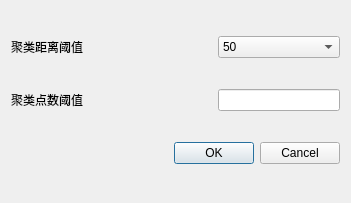
<?xml version="1.0" encoding="UTF-8"?>
<ui version="4.0">
 <class>clusterDialog</class>
 <widget class="QDialog" name="clusterDialog">
  <property name="geometry">
   <rect>
    <x>0</x>
    <y>0</y>
    <width>351</width>
    <height>203</height>
   </rect>
  </property>
  <property name="windowTitle">
   <string>设置聚类参数</string>
  </property>
  <layout class="QGridLayout" name="gridLayout">
   <item row="1" column="0">
    <widget class="QLabel" name="label_2">
     <property name="text">
      <string>聚类点数阈值</string>
     </property>
    </widget>
   </item>
   <item row="2" column="0" colspan="3">
    <widget class="QDialogButtonBox" name="buttonBox">
     <property name="orientation">
      <enum>Qt::Horizontal</enum>
     </property>
     <property name="standardButtons">
      <set>QDialogButtonBox::Cancel|QDialogButtonBox::Ok</set>
     </property>
    </widget>
   </item>
   <item row="1" column="2">
    <widget class="QLineEdit" name="lineEdit"/>
   </item>
   <item row="0" column="2">
    <widget class="QComboBox" name="comboBox">
     <item>
      <property name="text">
       <string>50</string>
      </property>
     </item>
     <item>
      <property name="text">
       <string>70</string>
      </property>
     </item>
     <item>
      <property name="text">
       <string>100</string>
      </property>
     </item>
    </widget>
   </item>
   <item row="0" column="0">
    <widget class="QLabel" name="label">
     <property name="text">
      <string>聚类距离阈值</string>
     </property>
    </widget>
   </item>
   <item row="0" column="1">
    <spacer name="horizontalSpacer">
     <property name="orientation">
      <enum>Qt::Horizontal</enum>
     </property>
     <property name="sizeHint" stdset="0">
      <size>
       <width>40</width>
       <height>20</height>
      </size>
     </property>
    </spacer>
   </item>
  </layout>
 </widget>
 <resources/>
 <connections>
  <connection>
   <sender>buttonBox</sender>
   <signal>accepted()</signal>
   <receiver>clusterDialog</receiver>
   <slot>accept()</slot>
   <hints>
    <hint type="sourcelabel">
     <x>248</x>
     <y>254</y>
    </hint>
    <hint type="destinationlabel">
     <x>157</x>
     <y>274</y>
    </hint>
   </hints>
  </connection>
  <connection>
   <sender>buttonBox</sender>
   <signal>rejected()</signal>
   <receiver>clusterDialog</receiver>
   <slot>reject()</slot>
   <hints>
    <hint type="sourcelabel">
     <x>316</x>
     <y>260</y>
    </hint>
    <hint type="destinationlabel">
     <x>286</x>
     <y>274</y>
    </hint>
   </hints>
  </connection>
 </connections>
</ui>
